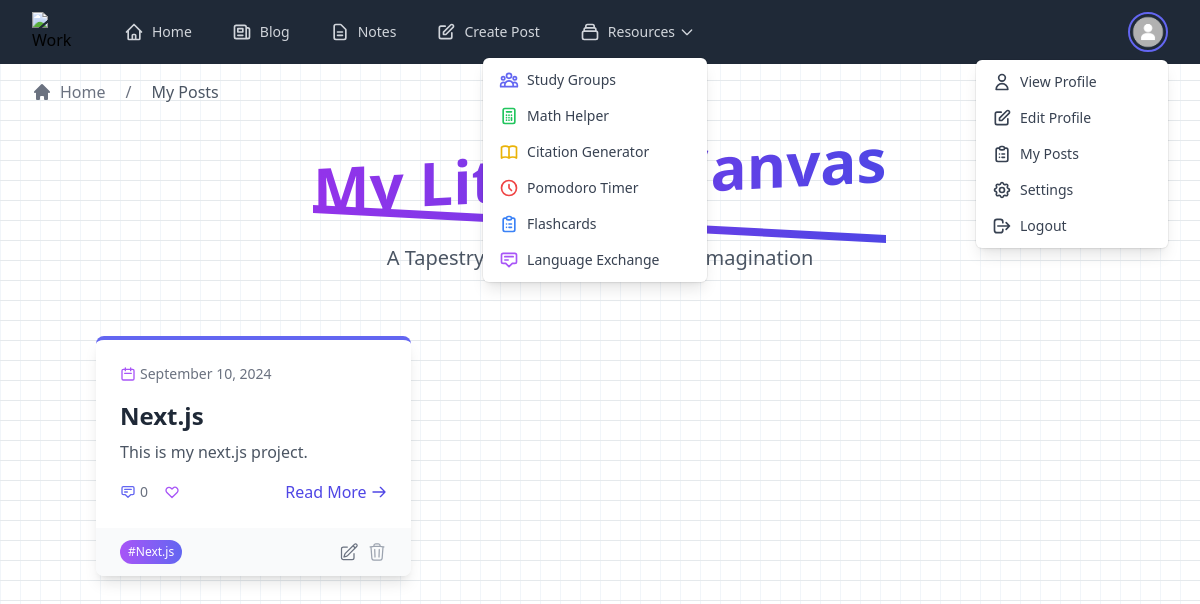
Screenshot of /my-posts (signed in) with the database file from the repository.
### models/post.py (models this page shows, shortened)
class Post(db.Model):
    id = db.Column(db.Integer, primary_key=True)
    title = db.Column(db.String(100), nullable=False)
    content = db.Column(db.Text, nullable=False)
    date_posted = db.Column(db.DateTime, nullable=False, default=datetime.utcnow)
    user_id = db.Column(db.Integer, db.ForeignKey('user.id'), nullable=False)
    comments = db.relationship('Comment', backref='post', lazy='dynamic')
    image_file = db.Column(db.String(20), nullable=True)
    tags = db.relationship('Tag', secondary=post_tags, backref=db.backref('posts', lazy='dynamic'))
    likes = db.relationship('User', secondary=post_likes, backref=db.backref('posts_liked', lazy='dynamic'))
    liked_by = db.relationship('User', secondary='post_likes', back_populates='liked_posts', lazy='dynamic')
    likes = db.relationship('User', secondary='post_likes',
                            backref=db.backref('posts_liked', lazy='dynamic'),
                            lazy='dynamic',
                            overlaps="liked_by,liked_posts")

### models/tag.py (models this page shows, shortened)
class Tag(db.Model):
    id = db.Column(db.Integer, primary_key=True)
    name = db.Column(db.String(50), unique=True, nullable=False)

### routes/main.py (the view)
@main.route('/my-posts')
@login_required
def my_posts():
    posts = Post.query.filter_by(author=current_user).order_by(Post.date_posted.desc()).all()
    return render_template('my_posts.html', posts=posts)

### models/user.py (called while the page is built)
@login_manager.user_loader
def load_user(user_id):
    return User.query.get(int(user_id))

### templates/my_posts.html (shortened to what this page needs)
{% extends "base.html" %}
{% block breadcrumbs %}
    {{ super() }}
    <span class="mx-5 text-gray-500">/</span>
    <span class="text-gray-600">My Posts</span>
{% endblock %}
{% block content %}
<div class="min-h-screen py-12 px-4 sm:px-6 lg:px-8">
    <div class="max-w-7xl mx-auto">
        <div class="text-center mb-16">
            <div class="inline-block">
                <h1 class="text-6xl font-extrabold text-transparent bg-clip-text bg-gradient-to-r from-purple-600 to-indigo-600 mb-4 transform -skew-y-3">
                </h1>
            </div>
            <p class="mt-4 text-xl text-gray-600">A Tapestry of Words, Woven with Imagination</p>
        </div>
        {% if posts %}
            <div class="grid grid-cols-1 md:grid-cols-2 lg:grid-cols-3 gap-8">
                {% for post in posts %}
                    <div class="bg-white rounded-lg shadow-lg overflow-hidden border-t-4 border-indigo-500">
                        <div class="p-6">
                            <div class="flex items-center justify-between mb-4">
                                <span class="text-sm text-gray-500 flex items-center">
                                    <svg xmlns="http://www.w3.org/2000/svg" class="h-4 w-4 mr-1 text-purple-500" fill="none" viewBox="0 0 24 24" stroke="currentColor">
                                        <path stroke-linecap="round" stroke-linejoin="round" stroke-width="2" d="M8 7V3m8 4V3m-9 8h10M5 21h14a2 2 0 002-2V7a2 2 0 00-2-2H5a2 2 0 00-2 2v12a2 2 0 002 2z" />
                                    </svg>
                                    {{ post.date_posted.strftime('%B %d, %Y') }}
                                </span>
                            </div>
                            <h2 class="text-2xl font-bold text-gray-800 mb-2 hover:text-indigo-600 transition duration-300">{{ post.title }}</h2>
                            <p class="text-gray-600 mb-4 line-clamp-3">{{ post.content }}</p>
                            <div class="flex items-center justify-between">
                                <div class="flex items-center space-x-4">
                                    <span class="text-sm text-gray-500 flex items-center">
                                        <svg xmlns="http://www.w3.org/2000/svg" class="h-4 w-4 mr-1 text-indigo-500" fill="none" viewBox="0 0 24 24" stroke="currentColor">
                                            <path stroke-linecap="round" stroke-linejoin="round" stroke-width="2" d="M7 8h10M7 12h4m1 8l-4-4H5a2 2 0 01-2-2V6a2 2 0 012-2h14a2 2 0 012 2v8a2 2 0 01-2 2h-3l-4 4z" />
                                        </svg>
                                        {{ post.comments.count() }}
                                    </span>
                                    <span class="text-sm text-gray-500 flex items-center">
                                    </span>
                                </div>
                                <a href="{{ url_for('main.post', post_id=post.id) }}" class="text-indigo-600 hover:text-purple-600 transition duration-300 flex items-center">
                                    Read More
                                    <svg xmlns="http://www.w3.org/2000/svg" class="h-4 w-4 ml-1" fill="none" viewBox="0 0 24 24" stroke="currentColor">
                                        <path stroke-linecap="round" stroke-linejoin="round" stroke-width="2" d="M14 5l7 7m0 0l-7 7m7-7H3" />
                                    </svg>
                                </a>
                            </div>
                        </div>
                        <div class="bg-gray-50 px-6 py-3 flex justify-between items-center">
                            <div class="flex items-center space-x-2 overflow-x-auto">
                                {% for tag in post.tags[:3] %}
                                    <span class="text-xs bg-gradient-to-r from-purple-500 to-indigo-500 text-white px-2 py-1 rounded-full whitespace-nowrap">
                                        #{{ tag.name }}
                                    </span>
                                {% endfor %}
                            </div>
                            <div class="flex space-x-2">
                                <button class="text-gray-500 transition-colors duration-200 hover:text-indigo-500 focus:outline-none">
                                </button>
                                <button onclick="confirmDelete({{ post.id }})" class="text-gray-400 transition-colors duration-200 hover:text-red-600 focus:outline-none">
                                </button>
                            </div>
                        </div>
                    </div>
                {% endfor %}
            </div>
        {% endif %}
    </div>
</div>
{% endblock %}

### rows the page displays
Post: date_posted "September 10, 2024", title "Next.js", content "This is my next.js project.", comments.count "0"
Tag: name "Next.js"
